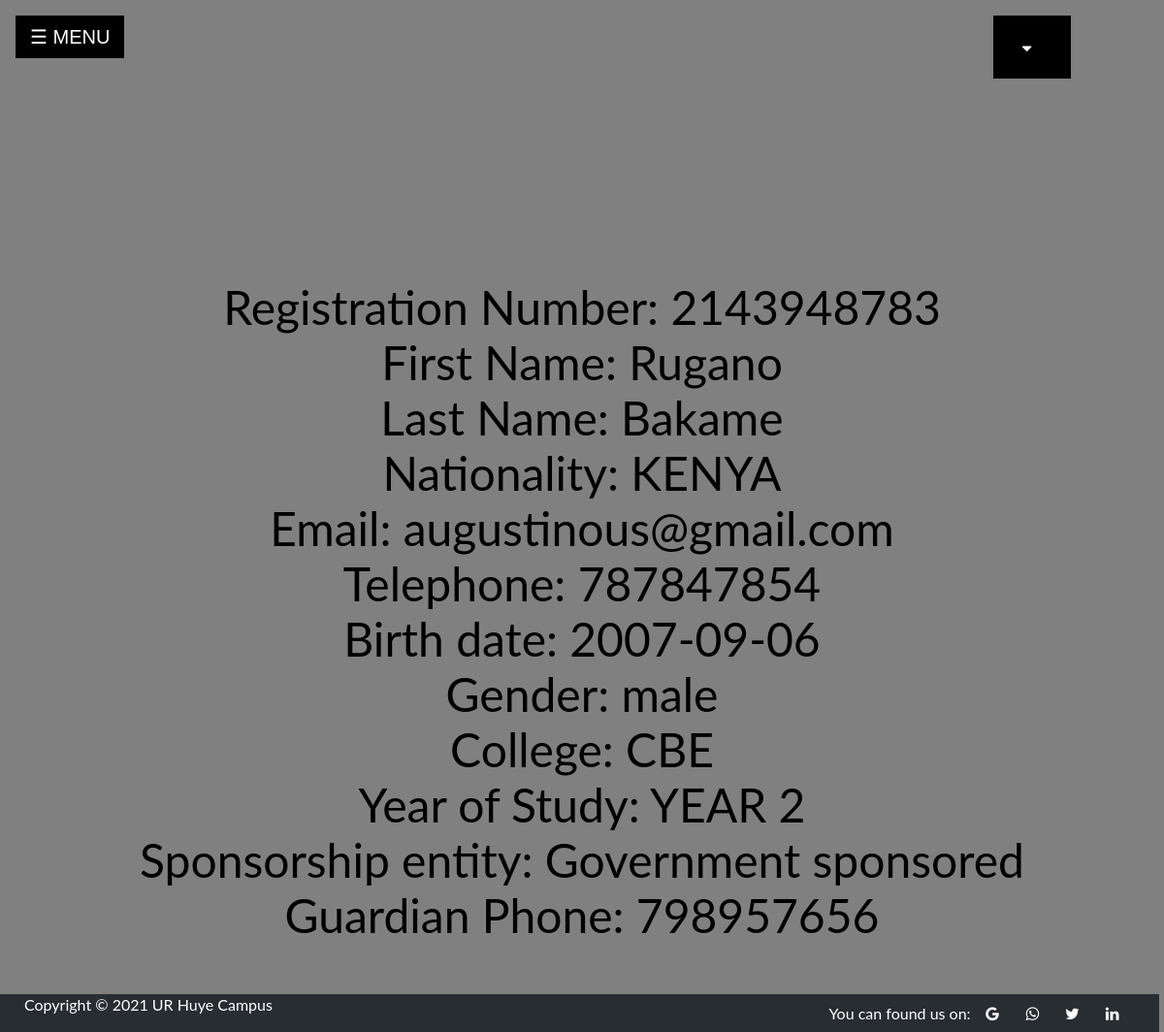
The app's page /udetails.php?id=38 (signed in) with its own data.
### tables this page shows
CREATE TABLE `applied` (
  `Id` int(255) NOT NULL,
  `Reg_number` int(255) NOT NULL,
  `firstname` varchar(25) NOT NULL,
  `lastname` varchar(25) NOT NULL,
  `nationality` varchar(30) NOT NULL,
  `email` varchar(50) NOT NULL,
  `phonenumber` int(10) NOT NULL,
  `birthdate` date NOT NULL,
  `gender` varchar(10) NOT NULL,
  `college` varchar(20) NOT NULL,
  `level` varchar(255) NOT NULL,
  `sponsorship` varchar(50) NOT NULL,
  `guardian_phone` int(10) NOT NULL,
  `Decision` varchar(30) NOT NULL,
  `hostel_name` varchar(120) NOT NULL,
  `appl_date` timestamp NOT NULL DEFAULT current_timestamp() ON UPDATE current_timestamp(),
  `room` int(11) NOT NULL
);

### udetails.php (the view, shortened to what this page needs)
<?php
   include("connect.php");
   include("sidenav.php");
   include("account_logout.php");
   ?><html>
      <head>
      </head>
   <body background="">
   <?php
   $r = "SELECT * FROM applied WHERE Id =".$_GET['id'].";";
   $dx = mysqli_query($conn, $r);
   while($d = mysqli_fetch_array($dx)){
     echo'<center style="font-size: 3em;margin: top 3px;">';
     echo '<br><br><br><br>';
      echo " Registration Number: ".$d["Reg_number"]."<br/>";
      echo "First Name: ".$d["firstname"]."<br/>";
      echo "Last Name: ".$d["lastname"]."<br/>";
      echo "Nationality: ".$d["nationality"]."<br/>";
      echo "Email: ".$d["email"]."<br/>";
      echo "Telephone: ".$d["phonenumber"]."<br/>";
      echo "Birth date: ".$d["birthdate"]."<br/>";
      echo "Gender: ".$d["gender"]."<br/>";
      echo "College: ".$d["college"]."<br/>";
      echo " Year of Study: ".$d["level"]."<br/>";
      echo "Sponsorship entity: ".$d["sponsorship"]."<br/>";
      echo "Guardian Phone: ".$d["guardian_phone"]."<br/>";
      echo "</center>";
   }
  echo '<br><br><br><br>';
   include("footer.php");
?>

### account_logout.php (style rules this page uses)
body { margin:0;font-family:Arial }

### udetails.php (style rules this page uses)
body { background-color: gray; display:; }

### footer.php (style rules this page uses)
body { font-family: "Lato", sans-serif; }

### records on screen
applied: Reg_number "2143948783", firstname "Rugano", lastname "Bakame", nationality "KENYA", email "augustinous@gmail.com", phonenumber "787847854", birthdate "2007-09-06", gender "male", college "CBE", level "YEAR 2", sponsorship "Government sponsored", guardian_phone "798957656"
